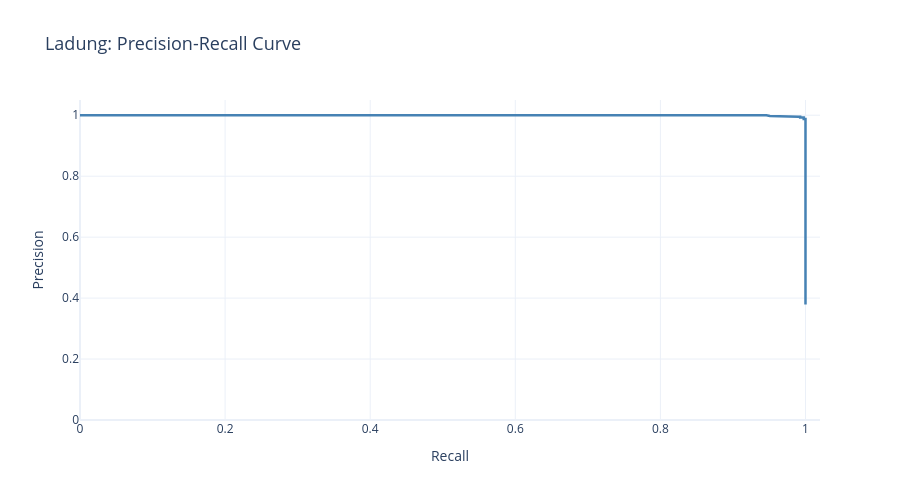

Notebook source saved alongside this figure:
### Markdown cell above
## Precision-Recall Curve (sklearn)

### Code cell
# sklearn precision_recall_curve (all thresholds)
prec_curve, rec_curve, th_curve = precision_recall_curve(y_test, y_probs)

fig = go.Figure()
fig.add_trace(go.Scatter(
    x=rec_curve, y=prec_curve,
    mode='lines',
    line=dict(color='steelblue', width=2.5),
    name='PR Curve',
    hovertemplate='Recall: %{x:.3f}<br>Precision: %{y:.3f}<extra></extra>',
))

fig.update_layout(
    title=dict(text='Ladung: Precision-Recall Curve', font=dict(size=18)),
    xaxis_title='Recall',
    yaxis_title='Precision',
    xaxis_range=[0, 1.02],
    yaxis_range=[0, 1.05],
    template='plotly_white',
    height=500,
    showlegend=False,
)
fig.show()

### Figure 1 — Plotly figure (JSON) as saved in the notebook; plotly's stock layout.template omitted (floating-point values rounded to 4 significant figures)
{"data": [{"hovertemplate": "Recall: %{x:.3f}<br>Precision: %{y:.3f}<extra></extra>", "line": {"color": "steelblue", "width": 2.5}, "mode": "lines", "name": "PR Curve", "type": "scatter", "x": [1.0, 1.0, 1.0, 1.0, 1.0, 1.0, 1.0, 1.0, 1.0, 1.0, 1.0, 1.0, 1.0, 1.0, 1.0, 1.0, 1.0, 1.0, 0.9975, 0.9975, 0.9951, 0.9926, 0.9926, 0.9902, 0.9877, 0.9853, 0.9828, 0.9804, 0.9804, 0.9779, 0.973, 0.9681, 0.9657, 0.9608, 0.951, 0.9461, 0.9387, 0.9289, 0.9167, 0.8922, 0.8456, 0.7525, 0.0], "y": [0.3788, 0.8047, 0.8793, 0.9148, 0.9273, 0.9379, 0.951, 0.9555, 0.9623, 0.9645, 0.9691, 0.9737, 0.9761, 0.9784, 0.9808, 0.9831, 0.9855, 0.9879, 0.9879, 0.9927, 0.9927, 0.9926, 0.9951, 0.9951, 0.9951, 0.995, 0.995, 0.995, 0.9975, 0.9975, 0.9975, 0.9975, 0.9975, 0.9975, 0.9974, 1.0, 1.0, 1.0, 1.0, 1.0, 1.0, 1.0, 1.0]}], "layout": {"height": 500, "showlegend": false, "title": {"font": {"size": 18}, "text": "Ladung: Precision-Recall Curve"}, "xaxis": {"range": [0, 1.02], "title": {"text": "Recall"}}, "yaxis": {"range": [0, 1.05], "title": {"text": "Precision"}}}}
